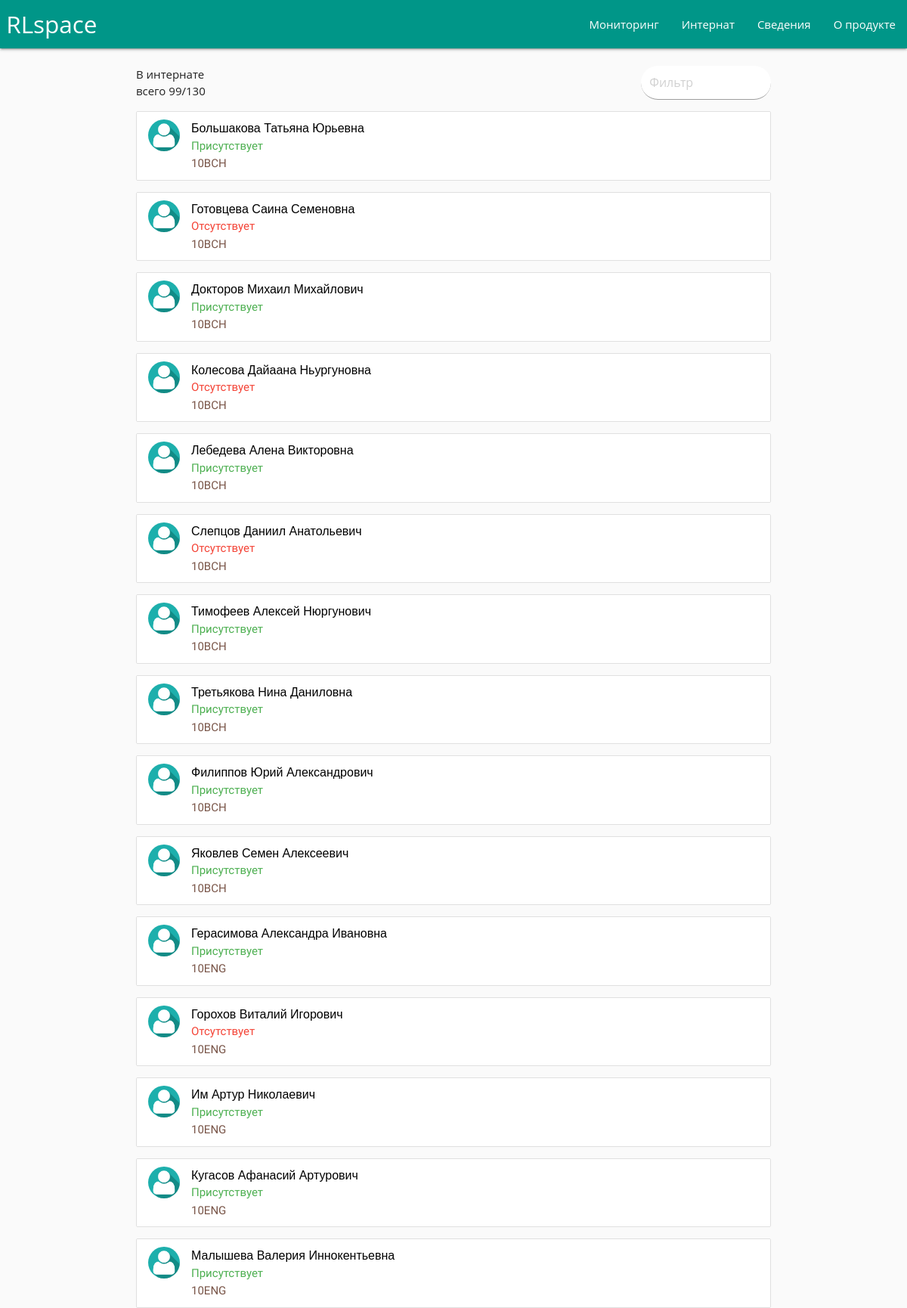
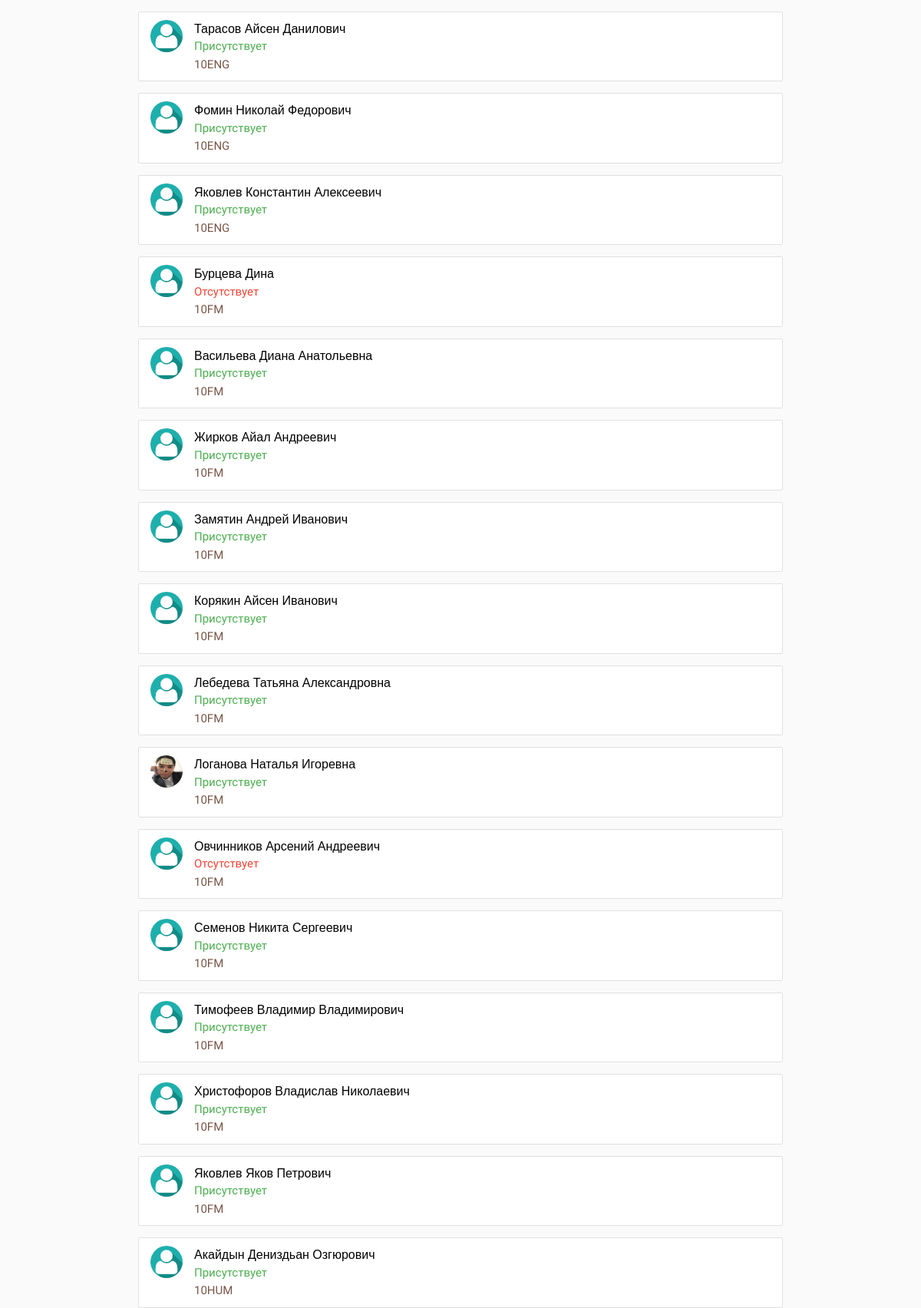
Screenshot of /board/ (signed in, upper part) with the database file from the repository (2 pictures, top to bottom).
### main/models.py (models this page shows, shortened)
class Pupil(models.Model):
    index       = models.CharField(max_length = 50)
    qrcode      = models.CharField(max_length = 50)
    name        = models.CharField(max_length = 50)
    grade       = models.CharField(max_length = 50, choices = GRADE)
    location    = models.CharField(max_length = 50, choices = LOCATION)
    eating      = models.BooleanField(default = False)
    inboard     = models.BooleanField(default = True)
    status      = models.CharField(max_length = 50, default = "absent", choices = STATUS)
    arrive_time	   = models.TimeField('time arrive', null = True, blank = True)
    photo     	   = models.ImageField(upload_to = "images/", default = "images/default.jpg")
    non_attendance = models.IntegerField(default = 0);

### main/views.py (the view)
# urls.py: url(r'^board/$',                                views.board,       name = 'board'),
def board(request):
    if not request.user.is_authenticated():
        return redirect("/")
    context = {}
    pupils = Pupil.objects.filter(location = "boarding")
    pupils_list = sorted(pupils, key=operator.attrgetter('grade','name'))
    context["in_board"] = len(Pupil.objects.filter(location = "boarding", inboard = True))
    context["pupils_amt"] = len(pupils)
    context["pupils"] = pupils_list
    request = render(request, 'main/board.html', context)
    return request

### main/templates/main/board.html (shortened to what this page needs)
{% include 'main/header.html' %}
<div class = "container">
    <div class = "row">
        <span style="display: flex;">
            <p class="left"> В интернате всего {{in_board}}/{{pupils_amt}}</p>
            <input class = "filter right col s4 offset-s8" placeholder="Фильтр" style = "background: white; border-radius: 40px; ">
        </span>
        {% for pupil in pupils %}
        <filtertag>
            <a href = "/profile/{{pupil.id}}">
                <ul class="collection">
                    <li class="collection-item avatar">
                        <img src="/media/{{ pupil.photo }}" alt="" class="circle img-responsive">
                        <span class="title black-text">{{ pupil.name }}</span>
                        <p>
                            {% if pupil.inboard %}
                                <font class = "green-text">Присутствует</font>
                            {% else %}
                                <font class = "red-text">Отсутствует</font>
                            {% endif %} <br>
                            <font class = "brown-text" >{{ pupil.grade }} </font>
                        </p>
                    </li>
                </ul>
            </a>
        </filtertag>
        {% endfor %}
    </div>
</div>
{% include 'main/footer.html' %}

### main/static/css/clock.css (style rules this page uses)
* { margin: 0; padding: 0; box-sizing: border-box; }
@media only screen and (min-width: 768px) { .title { font: 48px Arial; } }

### main/templates/main/header.html (style rules this page uses)
* { font-family: 'Arimo', sans-serif; }

### rows the page displays
Pupil: photo (placeholder picture), name "Большакова Татьяна Юрьевна", inboard "Присутствует", grade "10BCH"
Pupil: photo (placeholder picture), name "Готовцева Саина Семеновна", inboard "Отсутствует", grade "10BCH"
Pupil: photo (placeholder picture), name "Докторов Михаил Михайлович", inboard "Присутствует", grade "10BCH"
Pupil: photo (placeholder picture), name "Колесова Дайаана Ньургуновна", inboard "Отсутствует", grade "10BCH"
Pupil: photo (placeholder picture), name "Лебедева Алена Викторовна", inboard "Присутствует", grade "10BCH"
Pupil: photo (placeholder picture), name "Слепцов Даниил Анатольевич", inboard "Отсутствует", grade "10BCH"
Pupil: photo (placeholder picture), name "Тимофеев Алексей Нюргунович", inboard "Присутствует", grade "10BCH"
Pupil: photo (placeholder picture), name "Третьякова Нина Даниловна", inboard "Присутствует", grade "10BCH"
Pupil: photo (placeholder picture), name "Филиппов Юрий Александрович", inboard "Присутствует", grade "10BCH"
Pupil: photo (placeholder picture), name "Яковлев Семен Алексеевич", inboard "Присутствует", grade "10BCH"
Pupil: photo (placeholder picture), name "Герасимова Александра Ивановна", inboard "Присутствует", grade "10ENG"
Pupil: photo (placeholder picture), name "Горохов Виталий Игорович", inboard "Отсутствует", grade "10ENG"
Pupil: photo (placeholder picture), name "Им Артур Николаевич", inboard "Присутствует", grade "10ENG"
Pupil: photo (placeholder picture), name "Кугасов Афанасий Артурович", inboard "Присутствует", grade "10ENG"
Pupil: photo (placeholder picture), name "Малышева Валерия Иннокентьевна", inboard "Присутствует", grade "10ENG"
Pupil: photo (placeholder picture), name "Тарасов Айсен Данилович", inboard "Присутствует", grade "10ENG"
Pupil: photo (placeholder picture), name "Фомин Николай Федорович", inboard "Присутствует", grade "10ENG"
Pupil: photo (placeholder picture), name "Яковлев Константин Алексеевич", inboard "Присутствует", grade "10ENG"
Pupil: photo (placeholder picture), name "Бурцева Дина", inboard "Отсутствует", grade "10FM"
Pupil: photo (placeholder picture), name "Васильева Диана Анатольевна", inboard "Присутствует", grade "10FM"
Pupil: photo (placeholder picture), name "Жирков Айал Андреевич", inboard "Присутствует", grade "10FM"
Pupil: photo (placeholder picture), name "Замятин Андрей Иванович", inboard "Присутствует", grade "10FM"
Pupil: photo (placeholder picture), name "Корякин Айсен Иванович", inboard "Присутствует", grade "10FM"
Pupil: photo (placeholder picture), name "Лебедева Татьяна Александровна", inboard "Присутствует", grade "10FM"
Pupil: photo (picture), name "Логанова Наталья Игоревна", inboard "Присутствует", grade "10FM"
Pupil: photo (placeholder picture), name "Овчинников Арсений Андреевич", inboard "Отсутствует", grade "10FM"
Pupil: photo (placeholder picture), name "Семенов Никита Сергеевич", inboard "Присутствует", grade "10FM"
Pupil: photo (placeholder picture), name "Тимофеев Владимир Владимирович", inboard "Присутствует", grade "10FM"
Pupil: photo (placeholder picture), name "Христофоров Владислав Николаевич", inboard "Присутствует", grade "10FM"
Pupil: photo (placeholder picture), name "Яковлев Яков Петрович", inboard "Присутствует", grade "10FM"
Pupil: photo (placeholder picture), name "Акайдын Дениздьан Озгюрович", inboard "Присутствует", grade "10HUM"

### other values shown
{{ in_board }} "99"
{{ pupils_amt }} "130"
